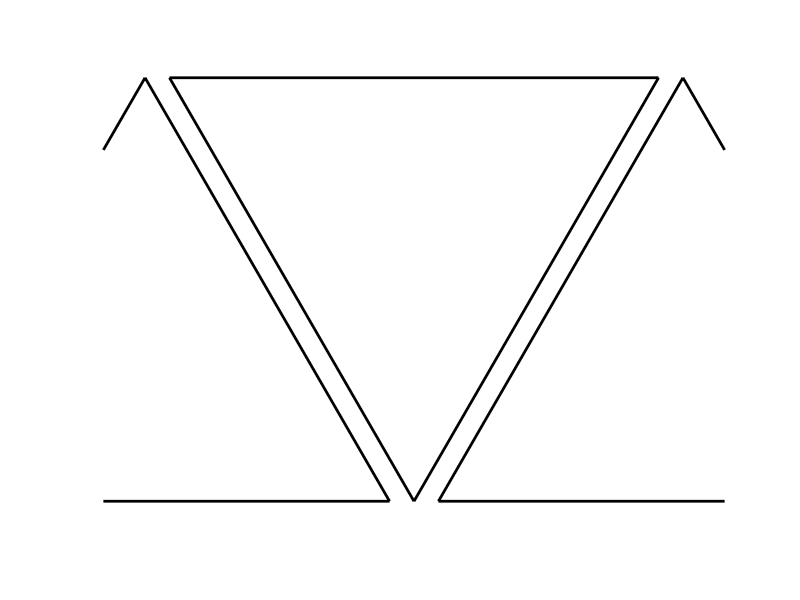

Recreate this plot in MATLAB. (Note: this script raises an error after producing the figure.)
% plot ternary axes
hold on;
HVS = {'handlevisibility','off'};
set(gca,'visible','off');

% prepare for plotting ternary plots
mm       = 5;
nn       = mm-1;
sin60    = sin(1/3*pi);
maxz     = 0;
plot3([0.5,1,0,0.5],[0,sin60,sin60,0],maxz.*ones(1,4),'color',[0,0,0],'LineWidth',2,HVS{:});
plot3([0,1,0.5,0]-0.55,[0,0,sin60,0],maxz.*ones(1,4),'color',[0,0,0],'LineWidth',2,HVS{:});
plot3([0,1,0.5,0]+0.55,[0,0,sin60,0],maxz.*ones(1,4),'color',[0,0,0],'LineWidth',2,HVS{:});
axis equal tight;

grids    = linspace(0,1,mm+1);
grids    = grids(1:end-1);
labels   = num2str(grids(2:end)');

[x3, y3] = terncoords(1-grids, grids, zeros(size(grids)));
[x2, y2] = terncoords(grids, zeros(size(grids)), 1-grids);
[x1, y1] = terncoords(zeros(size(grids)), 1-grids, grids);

% middle ternary
x1m = x1;    y1m = sin60 - y1;
x2m = x2;    y2m = sin60 - y2;
x3m = x3;    y3m = sin60 - y3;

% plot grid on ternary axes
for i = 1:nn
    plot3([x1m(i+1),x2m(nn-i+2)],[y1m(i+1),y2m(nn-i+2)],maxz.*ones(2,1),'w',HVS{:});
    plot3([x2m(i+1),x3m(nn-i+2)],[y2m(i+1),y3m(nn-i+2)],maxz.*ones(2,1),'w',HVS{:});
    plot3([x3m(i+1),x1m(nn-i+2)],[y3m(i+1),y1m(nn-i+2)],maxz.*ones(2,1),'w',HVS{:});
    plot3([x1m(i+1),x2m(nn-i+2)],[y1m(i+1),y2m(nn-i+2)],maxz.*ones(2,1),'k:',HVS{:});
    plot3([x2m(i+1),x3m(nn-i+2)],[y2m(i+1),y3m(nn-i+2)],maxz.*ones(2,1),'k:',HVS{:});
    plot3([x3m(i+1),x1m(nn-i+2)],[y3m(i+1),y1m(nn-i+2)],maxz.*ones(2,1),'k:',HVS{:});
end

% text(x3m(2:end)+0.03,y3m(2:end)-0.03,labels,'FontSize',15,TX{:},'HorizontalAlignment','left','VerticalAlignment','bottom');
text(x2m(2:end)-0.00,y2m(2:end)+0.07,labels,'FontSize',15,TX{:},'HorizontalAlignment','center','VerticalAlignment','top');
% text(x1m(2:end)-0.03,y1m(2:end)-0.03,labels,'FontSize',15,TX{:},'HorizontalAlignment','right','VerticalAlignment','bottom');


% --- Left ternary grid and labels ---

% transform grid coordinates for left ternary
x1l = x1 - 0.55;    y1l = y1;
x2l = x2 - 0.55;    y2l = y2;
x3l = x3 - 0.55;    y3l = y3;

% plot grid lines for left ternary
for i = 1:nn
    plot3([x1l(i+1), x2l(nn-i+2)], [y1l(i+1), y2l(nn-i+2)], maxz*ones(2,1),'w',HVS{:});
    plot3([x2l(i+1), x3l(nn-i+2)], [y2l(i+1), y3l(nn-i+2)], maxz*ones(2,1),'w',HVS{:});
    plot3([x3l(i+1), x1l(nn-i+2)], [y3l(i+1), y1l(nn-i+2)], maxz*ones(2,1),'w',HVS{:});
    plot3([x1l(i+1), x2l(nn-i+2)], [y1l(i+1), y2l(nn-i+2)], maxz*ones(2,1),'k:',HVS{:});
    plot3([x2l(i+1), x3l(nn-i+2)], [y2l(i+1), y3l(nn-i+2)], maxz*ones(2,1),'k:',HVS{:});
    plot3([x3l(i+1), x1l(nn-i+2)], [y3l(i+1), y1l(nn-i+2)], maxz*ones(2,1),'k:',HVS{:});
end

text(x2l(2:end)-0.00,y2l(2:end)-0.02,labels,'FontSize',16,TX{:},'HorizontalAlignment','center','VerticalAlignment','top');
text(x1l(2:end)-0.02,y1l(2:end)-0.02,labels,'FontSize',16,TX{:},'HorizontalAlignment','right','VerticalAlignment','bottom');


% --- Right ternary grid and labels ---

% transform grid coordinates for right ternary
x1r = x1 + 0.55;    y1r = y1;
x2r = x2 + 0.55;    y2r = y2;
x3r = x3 + 0.55;    y3r = y3;

% plot grid lines for right ternary
for i = 1:nn
    plot3([x1r(i+1), x2r(nn-i+2)], [y1r(i+1), y2r(nn-i+2)], maxz*ones(2,1),'w',HVS{:});
    plot3([x2r(i+1), x3r(nn-i+2)], [y2r(i+1), y3r(nn-i+2)], maxz*ones(2,1),'w',HVS{:});
    plot3([x3r(i+1), x1r(nn-i+2)], [y3r(i+1), y1r(nn-i+2)], maxz*ones(2,1),'w',HVS{:});
    plot3([x1r(i+1), x2r(nn-i+2)], [y1r(i+1), y2r(nn-i+2)], maxz*ones(2,1),'k:',HVS{:});
    plot3([x2r(i+1), x3r(nn-i+2)], [y2r(i+1), y3r(nn-i+2)], maxz*ones(2,1),'k:',HVS{:});
    plot3([x3r(i+1), x1r(nn-i+2)], [y3r(i+1), y1r(nn-i+2)], maxz*ones(2,1),'k:',HVS{:});
end

text(x3r(2:end)+0.02,y3r(2:end)-0.02,labels,'FontSize',16,TX{:},'HorizontalAlignment','left','VerticalAlignment','bottom');
text(x2r(2:end)-0.00,y2r(2:end)-0.02,labels,'FontSize',16,TX{:},'HorizontalAlignment','center','VerticalAlignment','top');

% vertex labels
text(1.00,0.92,LBL1,'FontSize',18,TX{:},'HorizontalAlignment','left','VerticalAlignment','middle');
text(0.50,-0.09,LBL2,'FontSize',18,TX{:},'HorizontalAlignment','center','VerticalAlignment','bottom');
text(0.00,0.92,LBL3,'FontSize',18,TX{:},'HorizontalAlignment','right','VerticalAlignment','middle');
text(0.50-1.1,-0.09,LBL4,'FontSize',18,TX{:},'HorizontalAlignment','center','VerticalAlignment','bottom');
text(0.50+1.1,-0.09,LBL4,'FontSize',18,TX{:},'HorizontalAlignment','center','VerticalAlignment','bottom');
